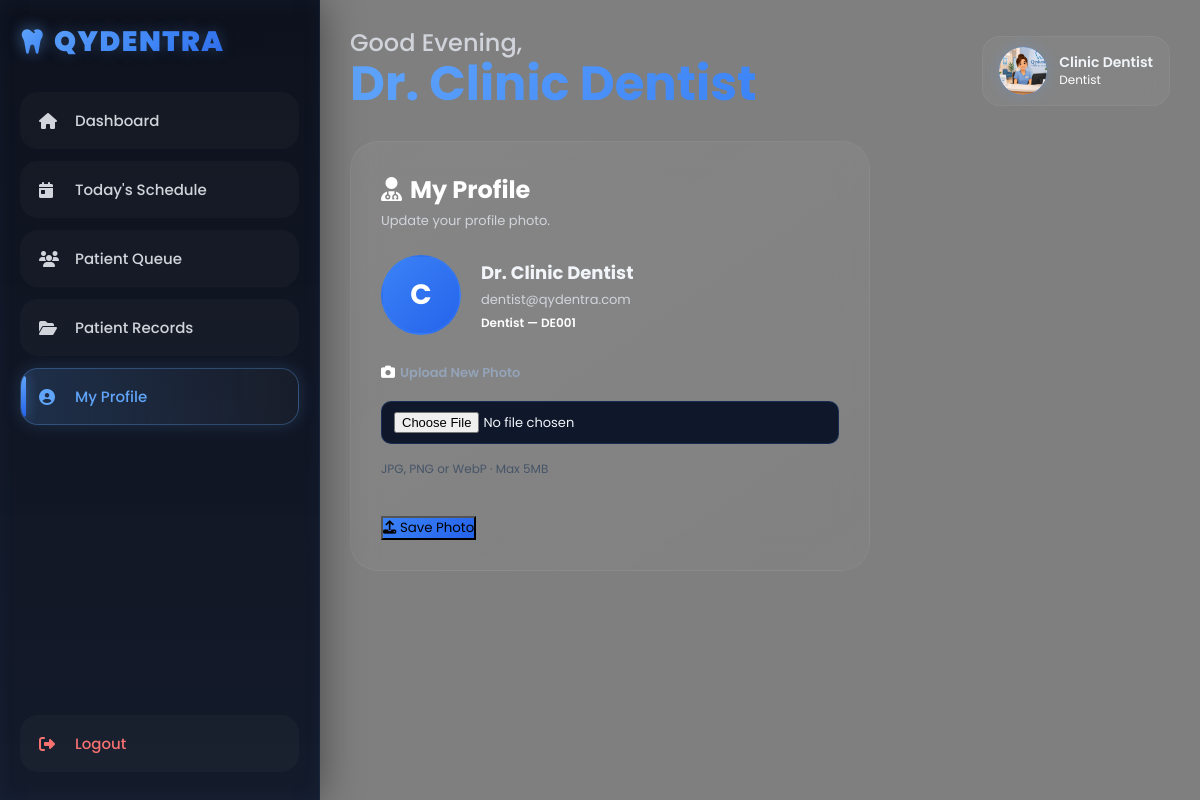
Page /dentist/profile.php (signed in) on the committed database.
### tables this page shows
CREATE TABLE `dentists` (
  `dentist_id` varchar(10) NOT NULL,
  `full_name` varchar(100) NOT NULL,
  `email` varchar(100) NOT NULL,
  `password` varchar(255) NOT NULL,
  `role` varchar(50) DEFAULT 'dentist',
  `specialization` varchar(100) DEFAULT NULL,
  `contact_number` varchar(20) DEFAULT NULL,
  `profile_photo` text DEFAULT NULL,
  `status` enum('active','inactive') NOT NULL DEFAULT 'active',
  `resigned_at` datetime DEFAULT NULL,
  `resignation_note` varchar(255) DEFAULT NULL,
  `created_at` timestamp NOT NULL DEFAULT current_timestamp(),
  PRIMARY KEY (`dentist_id`),
  UNIQUE KEY `email` (`email`)
);

### dentist/profile.php (the view, shortened to what this page needs)
<?php
include("../includes/auth_check.php");
$user_id = $_SESSION['user_id'];
$dentist = mysqli_fetch_assoc(mysqli_query($conn, "SELECT * FROM dentists WHERE dentist_id='$user_id' LIMIT 1"));
?>
<?php include("../includes/dentist_header.php"); ?>
<body>
<?php include("../includes/dentist_sidebar.php"); ?>
<div class="main">
<?php include("../includes/dentist_topbar.php"); ?>
<div class="form-card hover-glow" style="max-width:520px;">
    <h2 style="margin-bottom:4px;">
        <i class="fa-solid fa-user-doctor" style="color:#ffffff; margin-right:8px;"></i>My Profile
    </h2>
    <p style="color:#d1d5db; font-size:13px; margin-bottom:24px;">Update your profile photo.</p>
    <div style="display:flex; align-items:center; gap:20px; margin-bottom:28px;">
        <div style="position:relative; width:80px; height:80px; flex-shrink:0;">
            <?php if (!empty($dentist['profile_photo'])): ?>
                <img src="../uploads/profile/<?php echo htmlspecialchars($dentist['profile_photo']); ?>"
                     alt="Profile"
                     style="width:80px; height:80px; border-radius:50%; object-fit:cover; border:2px solid rgba(59,130,246,0.30);">
            <?php else: ?>
                <div style="width:80px; height:80px; border-radius:50%; background:linear-gradient(135deg,#3B82F6,#2563EB); display:flex; align-items:center; justify-content:center; font-size:28px; font-weight:700; color:#fff; border:2px solid rgba(59,130,246,0.30);">
                    <?php echo strtoupper(substr($dentist['full_name'] ?? 'D', 0, 1)); ?>
                </div>
            <?php endif; ?>
        </div>
        <div>
            <h3 style="margin:0 0 4px; color:#f1f5f9; font-size:18px;">Dr. <?php echo htmlspecialchars($dentist['full_name'] ?? ''); ?></h3>
            <p style="margin:0; color:#d1d5db; font-size:13px;"><?php echo htmlspecialchars($dentist['email'] ?? ''); ?></p>
            <p style="margin:4px 0 0; color:#ffffff; font-size:12px; font-weight:600;">Dentist — <?php echo htmlspecialchars($user_id); ?></p>
        </div>
    </div>
    <form method="POST" enctype="multipart/form-data">
        <div class="form-group" style="margin-bottom:20px;">
            <label style="font-size:13px; color:#94a3b8; margin-bottom:8px; display:block;">
                <i class="fa-solid fa-camera" style="margin-right:5px; color:#ffffff;"></i>Upload New Photo
            </label>
            <input type="file" name="profile_photo" accept=".jpg,.jpeg,.png,.webp"
                   style="width:100%; background:#0f172a; border:1px solid rgba(59,130,246,0.20); border-radius:10px; padding:10px 12px; color:#f1f5f9; font-size:13px; cursor:pointer; box-sizing:border-box;">
            <small style="display:block; margin-top:6px; color:#475569; font-size:12px;">
                JPG, PNG or WebP · Max 5MB
            </small>
        </div>
        <div class="form-actions">
            <button type="submit" class="btn-primary" style="background:linear-gradient(135deg,#3B82F6,#2563EB);">
                <i class="fa-solid fa-upload"></i> Save Photo
            </button>
        </div>
    </form>
</div>
</div>
</body>
</html>

### assets/css/dashboard.css (style rules this page uses)
* { margin:0; padding:0; box-sizing:border-box; font-family:'Poppins',sans-serif; }
body { background: linear-gradient(rgba(0, 0, 0, 0.5), rgba(0, 0, 0, 0.5)), url('../img/clinic_backgroun.png'); background-size:cover; background-position:center; background-attachment:fixed; min-height:100vh; display:flex; color:white; overflow-x:hidden; }
.main { margin-left:320px; padding:30px; width:100%; }
.form-card { max-width:650px; padding:30px; border-radius:28px; background: linear-gradient( 145deg, rgba(255,255,255,0.05), rgba(255,255,255,0.025) ); border:1px solid rgba(255,255,255,0.05); backdrop-filter:blur(16px); }
.form-card form { display:flex; flex-direction:column; gap:16px; }
.form-card input, .form-card select, .form-card textarea { padding:15px 16px; border-radius:16px; border:1px solid rgba(255,255,255,0.05); background:rgba(255,255,255,0.03); color:white; outline:none; font-size:14px; transition:0.3s; }
.form-group { display:flex; flex-direction:column; gap:10px; margin-bottom:18px; }
.form-group label { display:flex; align-items:center; gap:10px; font-size:14px; font-weight:600; color:#e5e7eb; }
.form-group label i { color:#60A5FA; }
.form-group label { display:flex; align-items:center; gap:10px; font-size:14px; font-weight:600; color:#d1d5db; }
.form-group label i { color:#60A5FA; font-size:14px; margin-right:0; }

### rows in the picture
dentists: full_name "C", full_name "Clinic Dentist", email "dentist@qydentra.com"

### other values in the picture
$greeting "Good Evening"
$name "Clinic Dentist"
$user_id "DE001"
